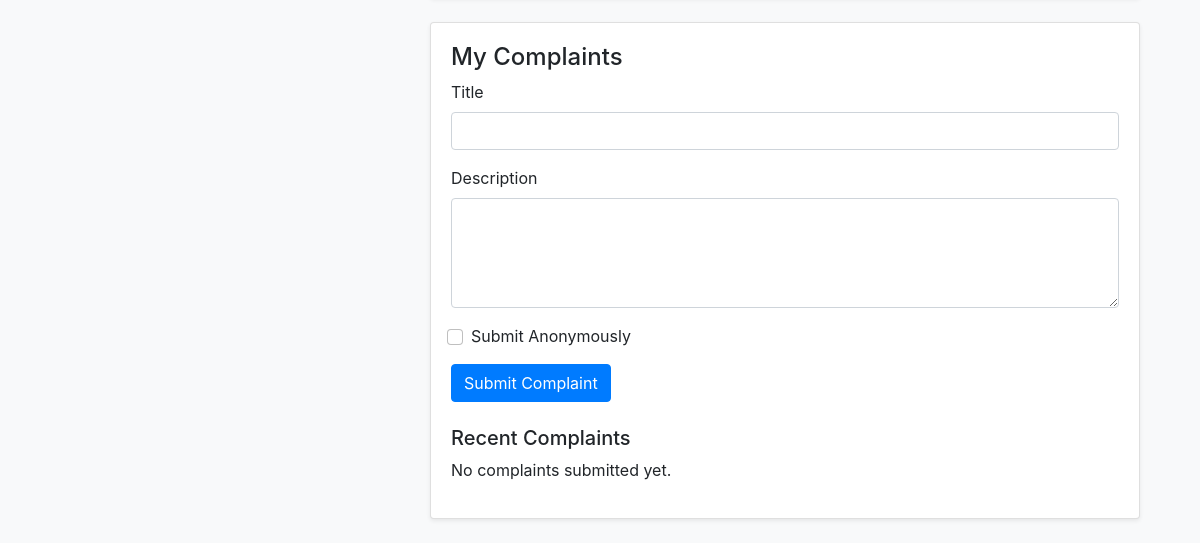
The page /profile/ (signed in, lower part) on the database as committed earlier.
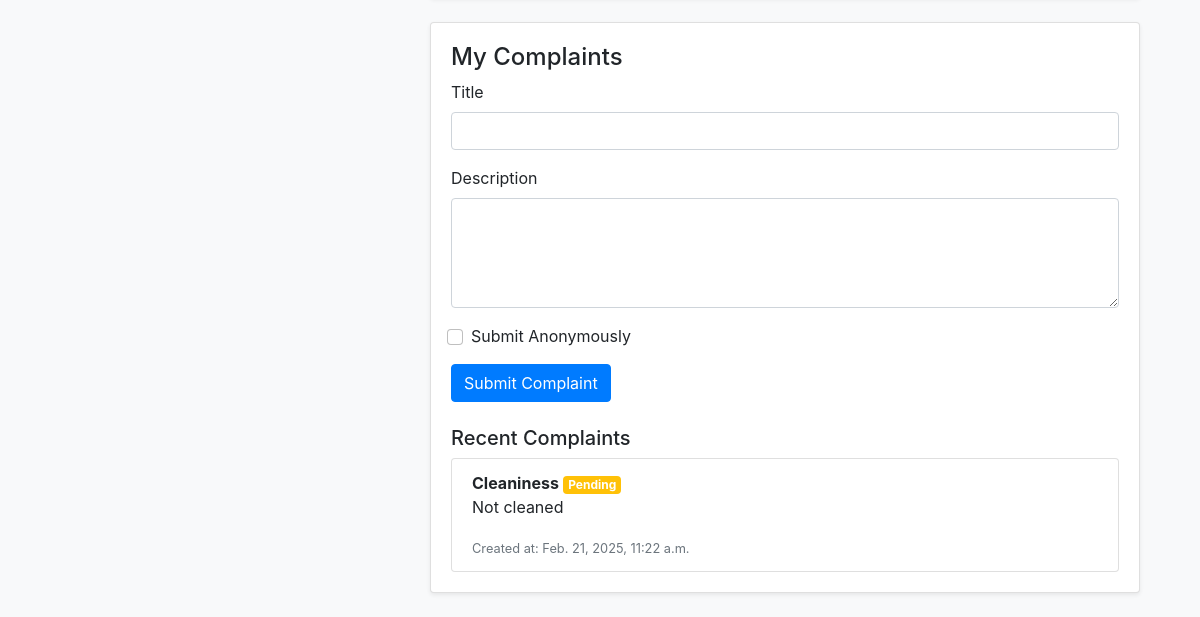
The same page on the database as committed later.
### complaints/models.py (models this page shows, shortened)
class Complaint(models.Model):
    STATUS_CHOICES = [
        ('pending', 'Pending'),
        ('in_progress', 'In Progress'),
        ('resolved', 'Resolved'),
        ('rejected', 'Rejected'),
    ]
    title = models.CharField(max_length=255)
    description = models.TextField()
    is_anonymous = models.BooleanField(default=False)
    created_at = models.DateTimeField(auto_now_add=True)
    status = models.CharField(max_length=20, choices=STATUS_CHOICES, default='pending')
    user = models.ForeignKey(settings.AUTH_USER_MODEL, on_delete=models.CASCADE, null=True)

### accounts/views.py (the view)
# urls.py: path('profile/', views.profile, name='profile'),
@login_required
def profile(request):
    if request.method == 'POST':
        form = UserUpdateForm(request.POST, request.FILES, instance=request.user)
        health_form = HealthRequestForm(request.POST, instance=request.user)
        leave_form = LeaveRequestForm(request.POST, instance=request.user)
        if form.is_valid():
            form.save()
            messages.success(request, 'Your profile has been updated!')
        if health_form.is_valid():
            health_form.save()
            messages.success(request, 'Health request submitted successfully!')
        if leave_form.is_valid():
            leave_form.save()
            messages.success(request, 'Leave request submitted successfully!')
        return redirect('accounts:profile')
    else:
        form = UserUpdateForm(instance=request.user)
        health_form = HealthRequestForm(instance=request.user)
        leave_form = LeaveRequestForm(instance=request.user)
    active_elections = Election.objects.filter(
        is_active=True,
        nomination_end_date__gte=timezone.now()
    ).order_by('nomination_end_date')
    user_nominations = {
        nom.election_id: nom
        for nom in Nomination.objects.filter(user=request.user)
    }
    complaints = Complaint.objects.filter(user=request.user)
    context = {
        'form': form,
        'health_form': health_form,
        'leave_form': leave_form,
        'recent_activities': get_user_activities(request.user),
        'active_elections': active_elections,
        'user_nominations': user_nominations,
        'complaints': complaints,
    }
    return render(request, 'accounts/profile.html', context)

### accounts/forms.py
class UserUpdateForm(forms.ModelForm):
    email = forms.EmailField()
    class Meta:
        model = User
        fields = ['username', 'email', 'role', 'department', 'phone']

class HealthRequestForm(forms.ModelForm):
    class Meta:
        model = User
        fields = ['health_requests']  # Assuming health_requests is a text field

### accounts/views.py (called while the page is built)
def get_user_activities(user):
    activities = []
    try:
        from elections.models import Vote
        activities.extend(Election.objects.filter(vote__user=user).distinct().order_by('-created_at')[:5])
    except (ImportError, AttributeError):
        pass
    try:
        activities.extend(Complaint.objects.filter(user=user).order_by('-created_at')[:5])
    except Exception:
        pass
    try:
        activities.extend(Booking.objects.filter(user=user).order_by('-created_at')[:5])
    except Exception:
        pass
    valid_activities = [a for a in activities if hasattr(a, 'created_at')]
    return sorted(valid_activities, key=lambda x: x.created_at, reverse=True)[:10]

### accounts/templates/accounts/profile.html (shortened to what this page needs)
{% extends 'base.html' %}
{% load crispy_forms_tags %}
{% load election_tags %}
{% block content %}
<div class="container mt-4">
    <div class="row">
        <div class="col-md-4">
        </div>
        <div class="col-md-8">
            <div class="card mb-4 shadow-sm">
                <div class="card-body">
                    <h4>My Complaints</h4>
                    <form method="post" action="{% url 'complaints:submit_complaint' %}">
                        <div class="mb-3">
                            <label for="title" class="form-label">Title</label>
                            <input type="text" class="form-control" id="title" name="title" required>
                        </div>
                        <div class="mb-3">
                            <label for="description" class="form-label">Description</label>
                            <textarea class="form-control" id="description" name="description" rows="4" required></textarea>
                        </div>
                        <div class="form-check mb-3">
                            <input type="checkbox" class="form-check-input" id="is_anonymous" name="is_anonymous">
                            <label class="form-check-label" for="is_anonymous">Submit Anonymously</label>
                        </div>
                        <button type="submit" class="btn btn-primary">Submit Complaint</button>
                    </form>
                    <h5 class="mt-4">Recent Complaints</h5>
                    {% if complaints %}
                        <ul class="list-group">
                        {% for complaint in complaints %}
                            <li class="list-group-item">
                                <strong>{{ complaint.title }}</strong>
                                <span class="badge
                                    {% if complaint.status == 'approved' %}bg-success{% elif complaint.status == 'rejected' %}bg-danger{% else %}bg-warning{% endif %}">
                                    {{ complaint.status|capfirst }}
                                </span>
                                <p>{{ complaint.description }}</p>
                                <small class="text-muted">Created at: {{ complaint.created_at }}</small>
                            </li>
                        {% endfor %}
                        </ul>
                    {% else %}
                        <p>No complaints submitted yet.</p>
                    {% endif %}
                </div>
            </div>
        </div>
    </div>
</div>
{% endblock %}

Rows that differ between the two databases and show on the page:
added Complaint: title "Cleaniness", status "Pending", description "Not cleaned", created_at "Feb. 21, 2025, 11:22 a.m."
Other text that changed with them:
text no longer shown: "No complaints submitted yet."
